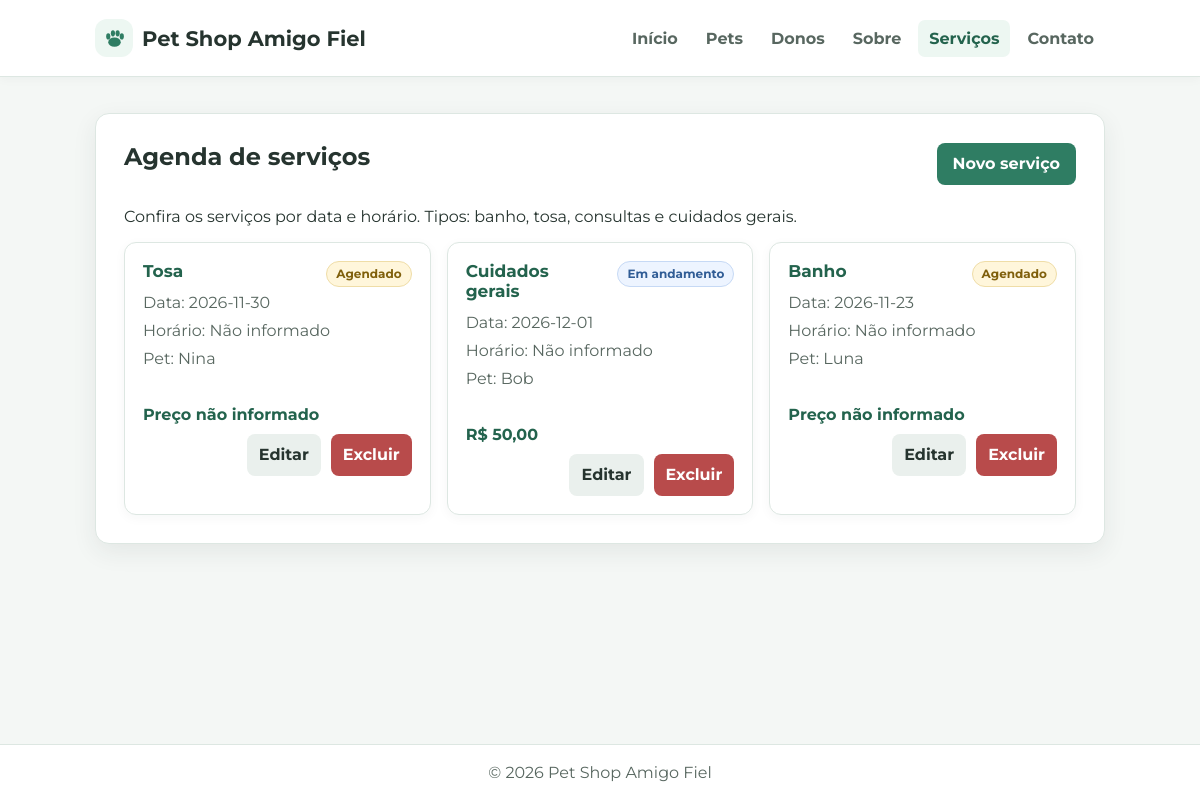
The app's page /servicos with its own data.
### tables this page shows
CREATE TABLE servicos (
   id INTEGER PRIMARY KEY AUTOINCREMENT,
   tipo TEXT NOT NULL,
   data TEXT NOT NULL,
   preco REAL,
   pet_id INTEGER NOT NULL, status TEXT NOT NULL DEFAULT 'Agendado', horario TEXT,
   FOREIGN KEY (pet_id) REFERENCES pets(id) ON DELETE CASCADE
);

CREATE TABLE pets (
   id INTEGER PRIMARY KEY AUTOINCREMENT,
   nome TEXT NOT NULL,
   raca TEXT,
   dono_id INTEGER NOT NULL,
   FOREIGN KEY (dono_id) REFERENCES donos(id) ON DELETE CASCADE
);

### app.py (the view)
def servicos():
   return render_template("servicos.html", servicos=db_sql.listar_servicos())

### db_sql.py (called while the page is built)
def get_db():
   if "db" not in g:
       caminho = current_app.config.get(
           "SQL_DATABASE",
           os.path.join(current_app.root_path, "petshop.db"),
       )
       g.db = sqlite3.connect(caminho)
       g.db.row_factory = sqlite3.Row
       g.db.execute("PRAGMA foreign_keys = ON")
   return g.db

def listar_servicos():
   return get_db().execute(
       "SELECT servicos.id, servicos.tipo, servicos.data, servicos.horario, "
       "servicos.preco, "
       "servicos.pet_id, servicos.status, pets.nome AS pet "
       "FROM servicos INNER JOIN pets ON servicos.pet_id = pets.id "
       "ORDER BY "
       "CASE WHEN servicos.data >= date('now') THEN 0 ELSE 1 END, "
       "CASE WHEN servicos.data >= date('now') THEN servicos.data END ASC, "
       "CASE WHEN servicos.data >= date('now') THEN servicos.horario END ASC, "
       "CASE WHEN servicos.data < date('now') THEN servicos.data END DESC, "
       "CASE WHEN servicos.data < date('now') THEN servicos.horario END DESC, "
       "servicos.id ASC"
   ).fetchall()

### templates/servicos.html (shortened to what this page needs)
{% extends "base.html" %}
{% block conteudo %}
<section class="card">
    <div class="page-title">
        <h1>Agenda de serviços</h1>
        <a class="button" href="{{ url_for('novo_servico') }}">Novo serviço</a>
    </div>
    <p>Confira os serviços por data e horário. Tipos: banho, tosa, consultas e cuidados gerais.</p>
    {% if servicos %}
    <div class="record-grid">
        {% for s in servicos %}
        <article class="record-card">
            <div class="record-card-heading">
                <strong class="record-title">{{ s.tipo }}</strong>
                <span class="status-badge
                    {% if s.status == 'Agendado' %}status-scheduled
                    {% elif s.status == 'Em andamento' %}status-in-progress
                    {% elif s.status == 'Concluído' %}status-completed{% endif %}">
                    {{ s.status }}
                </span>
            </div>
            <div class="record-details">
                <span>Data: {{ s.data }}</span>
                <span>Horário: {{ s.horario or 'Não informado' }}</span>
                <span>Pet: {{ s.pet }}</span>
            </div>
            <div class="actions record-actions">
                <span class="record-price">
                    {% if s.preco is not none %}
                    R$ {{ '%.2f'|format(s.preco)|replace('.', ',') }}
                    {% else %}
                    Preço não informado
                    {% endif %}
                </span>
                <div class="record-buttons">
                    <a class="button button-secondary"
                       href="{{ url_for('editar_servico', id=s.id) }}">Editar</a>
                    <form method="post"
                          action="{{ url_for('excluir_servico', id=s.id) }}"
                          onsubmit="return confirm('Excluir este serviço? Esta ação não pode ser desfeita.')">
                        <button class="button-danger" type="submit">Excluir</button>
                    </form>
                </div>
            </div>
        </article>
        {% endfor %}
    </div>
    {% else %}
    <div class="empty-state">
        <p class="empty">Nenhum serviço cadastrado ainda.</p>
        <a class="button" href="{{ url_for('novo_servico') }}">Cadastrar primeiro serviço</a>
    </div>
    {% endif %}
</section>
{% endblock %}

### templates/base.html (shortened to what this page needs)
<!DOCTYPE html>
<html lang="pt-br">
<head>
    <link rel="stylesheet"
          href="{{ url_for('static', filename='css/styles.css') }}">
</head>
<body>
    <header>
        <div class="header-content">
            <a class="brand" href="{{ url_for('index') }}">
                <span class="brand-mark" aria-hidden="true">
                    <svg viewBox="0 0 48 48" focusable="false">
                        <ellipse cx="24" cy="31" rx="12" ry="9"></ellipse>
                        <ellipse cx="12" cy="20" rx="4" ry="6"></ellipse>
                        <ellipse cx="21" cy="14" rx="4" ry="6"></ellipse>
                        <ellipse cx="30" cy="14" rx="4" ry="6"></ellipse>
                        <ellipse cx="38" cy="20" rx="4" ry="6"></ellipse>
                    </svg>
                </span>
                <span>Pet Shop Amigo Fiel</span>
            </a>
            <nav aria-label="Navegação principal">
                <a href="{{ url_for('index') }}"
                   {% if request.endpoint == 'index' %}class="active" aria-current="page"{% endif %}>Início</a>
                <a href="{{ url_for('lista_pets') }}"
                   {% if request.endpoint in ['lista_pets', 'pet', 'novo_pet', 'editar_pet', 'excluir_pet'] %}class="active" aria-current="page"{% endif %}>Pets</a>
                <a href="{{ url_for('lista_donos') }}"
                   {% if request.endpoint in ['lista_donos', 'novo_dono', 'editar_dono', 'excluir_dono'] %}class="active" aria-current="page"{% endif %}>Donos</a>
                <a href="{{ url_for('sobre') }}"
                   {% if request.endpoint == 'sobre' %}class="active" aria-current="page"{% endif %}>Sobre</a>
                <a href="{{ url_for('servicos') }}"
                   {% if request.endpoint in ['servicos', 'novo_servico', 'editar_servico', 'excluir_servico'] %}class="active" aria-current="page"{% endif %}>Serviços</a>
                <a href="{{ url_for('contato') }}"
                   {% if request.endpoint == 'contato' %}class="active" aria-current="page"{% endif %}>Contato</a>
            </nav>
        </div>
    </header>
    <main id="conteudo">
        {% block conteudo %}{% endblock %}
    </main>
    <footer>
        © 2026 Pet Shop Amigo Fiel
    </footer>
</body>
</html>

### static/css/styles.css (style rules this page uses)
:root { --green: #2f7d63; --green-dark: #23634d; --green-light: #edf7f2; --text: #26342f; --muted: #586760; --border: #dde7e2; --background: #f4f7f5; --white: #ffffff; --danger: #b84b4b; --shadow: 0 8px 24px rgba(38, 52, 47, 0.08); --shadow-hover: 0 12px 28px rgba(38, 52, 47, 0.12); }
* { box-sizing: border-box; }
body { min-height: 100vh; margin: 0; display: flex; flex-direction: column; background: var(--background); color: var(--text); font-family: "Montserrat", Arial, Helvetica, sans-serif; }
a { color: var(--green-dark); }
header { background: var(--white); border-bottom: 1px solid var(--border); box-shadow: 0 2px 10px rgba(38, 52, 47, 0.04); }
.header-content, main, footer { width: 100%; max-width: 1050px; margin: 0 auto; }
.header-content { min-height: 76px; padding: 12px 20px; display: flex; align-items: center; justify-content: space-between; gap: 20px; }
.brand { display: inline-flex; align-items: center; gap: 9px; color: var(--text); font-size: 21px; font-weight: bold; text-decoration: none; }
.brand-mark { width: 38px; height: 38px; display: grid; flex: 0 0 38px; place-items: center; border-radius: 12px; background: var(--green-light); color: var(--green); }
.brand-mark svg { width: 25px; height: 25px; display: block; fill: currentColor; }
nav { display: flex; flex-wrap: wrap; gap: 6px; }
nav a { padding: 9px 11px; border-radius: 7px; color: var(--muted); font-weight: bold; text-decoration: none; transition: background-color 160ms ease, color 160ms ease; }
nav a:hover, nav a.active { background: var(--green-light); color: var(--green-dark); }
main { flex: 1; padding: 36px 20px; }
.card { background: var(--white); border: 1px solid var(--border); border-radius: 14px; box-shadow: var(--shadow); padding: 28px; }
.page-title { margin-bottom: 22px; display: flex; align-items: center; justify-content: space-between; gap: 16px; }
h1, h2, p { margin-top: 0; }
h1 { margin-bottom: 14px; }
.record-grid, .info-grid { display: grid; grid-template-columns: repeat(auto-fit, minmax(220px, 1fr)); gap: 16px; }
.record-card { min-height: 165px; min-width: 0; display: flex; flex-direction: column; align-items: flex-start; padding: 18px; border: 1px solid var(--border); border-radius: 12px; background: var(--white); color: var(--text); text-decoration: none; box-shadow: 0 3px 12px rgba(38, 52, 47, 0.04); }
.record-title { display: block; margin-bottom: 10px; color: var(--green-dark); font-size: 17px; }
.record-card-heading { width: 100%; display: flex; align-items: flex-start; justify-content: space-between; gap: 10px; }
.record-card-heading .record-title { margin-bottom: 10px; }
.status-badge { flex: 0 0 auto; border: 1px solid transparent; border-radius: 999px; padding: 5px 9px; font-size: 0.75rem; font-weight: 700; line-height: 1.2; }
.status-scheduled { border-color: #efdda7; background: #fff6db; color: #80600c; }
.status-in-progress { border-color: #c6d9f5; background: #edf4ff; color: #315d96; }
.record-details { width: 100%; min-width: 0; display: grid; gap: 5px; color: var(--muted); line-height: 1.45; }
.record-details span { max-width: 100%; overflow-wrap: anywhere; word-break: break-word; }
.record-actions { width: 100%; display: flex; flex-direction: column; align-items: stretch; gap: 12px; margin-top: auto; padding-top: 14px; }
.record-price { font-weight: bold; color: var(--green-dark); }
.record-buttons { display: flex; justify-content: flex-end; gap: 10px; }
.record-buttons form { margin: 0; }
.record-buttons .button, .record-buttons button { padding-right: 12px; padding-left: 12px; white-space: nowrap; }
.actions { display: flex; flex-wrap: wrap; gap: 10px; margin-top: 20px; }
.actions form { margin: 0; }
.button, button { min-height: 42px; display: inline-flex; align-items: center; justify-content: center; border: 0; border-radius: 8px; padding: 10px 16px; background: var(--green); color: var(--white); font: inherit; font-weight: bold; text-decoration: none; cursor: pointer; transition: background-color 160ms ease, color 160ms ease, transform 160ms ease; }
.button-secondary { background: #eaf0ed; color: var(--text); }
.button-danger { background: var(--danger); }
footer { max-width: none; padding: 18px 20px; border-top: 1px solid var(--border); background: var(--white); color: var(--muted); text-align: center; }

### records on screen
servicos: tipo "Tosa", status "Agendado", data "2026-11-30", horario "Não informado", pet "Nina", shows "Preço não informado"
servicos: tipo "Cuidados gerais", status "Em andamento", data "2026-12-01", horario "Não informado", pet "Bob", preco "50,00"
servicos: tipo "Banho", status "Agendado", data "2026-11-23", horario "Não informado", pet "Luna", shows "Preço não informado"
